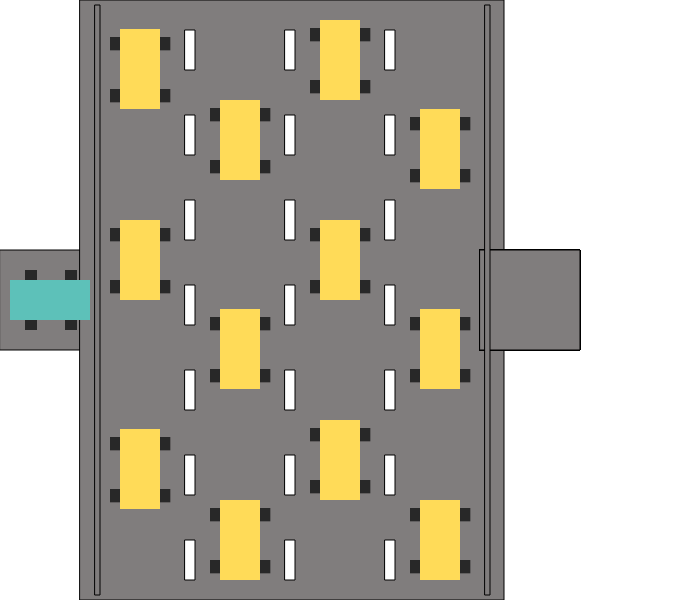
Frame 1 (no input)
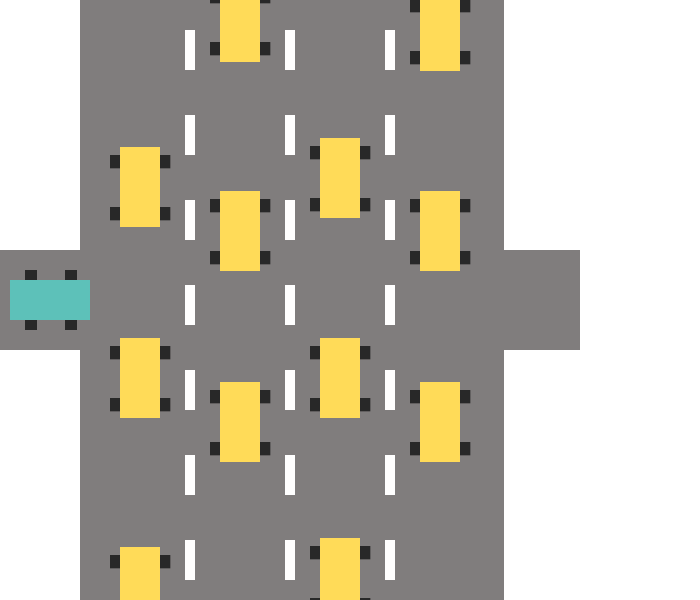
Frame 60 (no input)
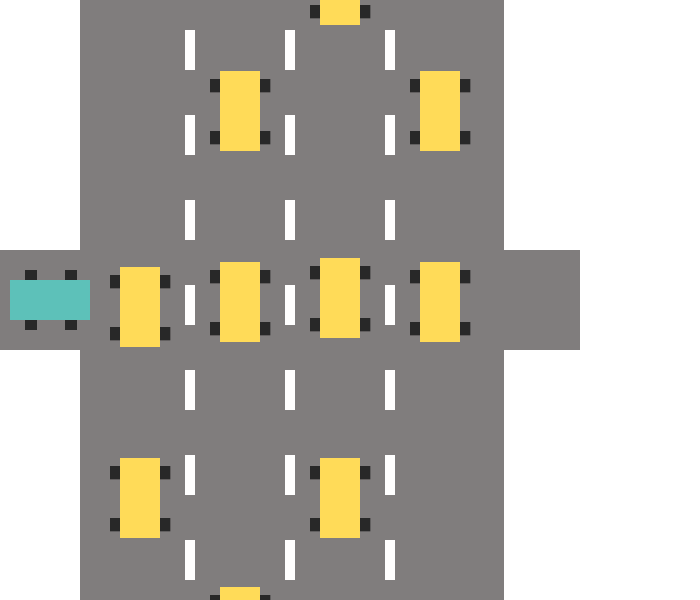
Frame 120 (the mouse pressed at the canvas centre since frame 60)

The p5.js sketch that drew these frames (run headless with seeded random() and noise() and a simulated clock; from frame 60 on, the mouse is pressed at the canvas centre):

// p5.js sketch
// ── sketch.js
let carrito = [];
let posicionX;
let posicionY;



let win;

function preload() {


}

function setup() {
  createCanvas(700, 600);

  frameRate(60);

  win = false;

  posicionY = 280;
  posicionX = 10;

  arriba = false;
  abajo = false;
  izquierda = false;
  derecha = false;

  for (let i = 0; i < 4; i++) {


    carrito.push(new Array(3));


    for (let j = 0; j < 3; j++) {

      if (i === 0 || i === 2) {

        carrito[i][j] = new Carro(120 + (100 * i), 20 + (200 * j), 2);

      }
      if (i === 1 || i === 3) {

        carrito[i][j] = new Carro(120 + (100 * i), 500 - (200 * j), 1);


      }
    }
  }
}

function draw() {
  background(255);

  if (win === true) {

  }
  if (win === false) {


    pintarFondo();
    for (let i = 0; i < 4; i++) {

      for (let j = 0; j < 3; j++) {

        carrito[i][j].mostrar();
      }
    }

    personaje();


  }
  if (win === true) {
    if (mouseIsPressed) {
      win = false
    }

  }

}

function personaje() {

  noStroke();

    fill(40);
    square(posicionX + 15, posicionY - 10, 12);
    square(posicionX + 15, posicionY + 38, 12);

    square(posicionX + 55, posicionY - 10, 12);
    square(posicionX + 55, posicionY + 38, 12);

    noStroke();
    fill(93, 193, 185);
    rect(posicionX, posicionY, 80, 40);

  if (arriba) {
    posicionY -= 2;
  }
  if (abajo) {
    posicionY += 2;
  }

  if (izquierda) {
    posicionX -= 2;
  }
  if (derecha) {
    posicionX += 2;
  }

  choque();

  if (posicionX + 80 > 548) {

    posicionX = 10;
    posicionY = 280;
    win = true;
  }
}

function choque() {

  for (let i = 0; i < 4; i++) {
    for (let j = 0; j < 3; j++) {

      if (posicionY + 40 > carrito[i][j].getCarY() && posicionY < carrito[i][j].getCarY() + 80) {
        if (posicionX + 80 > 120 + (100 * i) && posicionX < 160 + (100 * i)) {

          posicionX = 20;
          posicionY = 280;

        }
      }
    }
  }
}

function pintarFondo() {


  fill(128,125,125);
  rect(0, 250, 100);

  fill(128,125,125);
  rect(80, 0, 424, 600);
  for (let i = 0; i < 3; i++) {
    for (let j = 0; j < 7; j++) {
      fill(255);

      rect(185 + (100 * i), 30 + (85 * j), 10, 40);

      fill(128,125,125);
      rect(480, 250, 100);
    }

  }
  rect(195 - 100, 5, 5, 590);
  rect(185 + (100 * 3), 5, 5, 590);
}

function keyPressed() {

  switch (key) {
    case "w":
    case "W":
      arriba = true;
      break;
    case "s":
    case "S":
      abajo = true;
      break;

    case "a":
    case "A":
      izquierda = true;
      break;
    case "d":
    case "D":
      derecha = true;
      break;

  }

}

function keyReleased() {

  switch (key) {
    case "w":
    case "W":
      arriba = false;
      break;
    case "s":
    case "S":
      abajo = false;
      break;

    case "a":
    case "A":
      izquierda = false;
      break;
    case "d":
    case "D":
      derecha = false;
      break;

  }

}
// ── Carro.js
class Carro {

  constructor(x, y, via) {
    this.dir = int(random(0, 2));
    this.y = y + (this.dir * 9);
    this.x = x;
    this.ancho = 40;
    this.largo = 80;


  

    this.via = via;
   
  }

  mostrar() {


    noStroke();

    fill(40);
    square(this.x - 10, this.y + this.ancho / 5, this.ancho / 3);
    square(this.x + 37, this.y + this.ancho / 5, this.ancho / 3);

    square(this.x - 10, this.y + (this.largo - (this.ancho / 2)), this.ancho / 3);
    square(this.x + 37, this.y + (this.largo - (this.ancho / 2)), this.ancho / 3);

    noStroke();
    fill(255, 219, 88);
    rect(this.x, this.y, this.ancho, this.largo);

    this.mover();






  }

  mover() {

    switch (this.via) {
      case 1:


        this.y -= 2;
        if (this.y < -85) {
          this.y = int(random(605, 685));
        }



        break;

      case 2:
        this.y += 2;

        if (this.y > 605) {
          this.y = int(random(-180, -85));

        }
        break;

    }

  }

  getCarY() {
    return this.y;
  }
}
